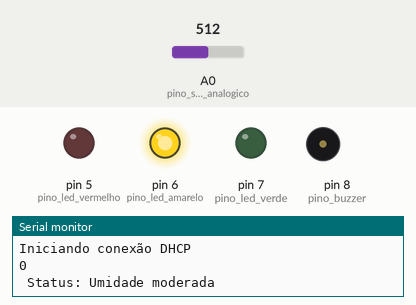
Simulated run of this program. Board: Arduino Uno, built with avr-gcc and run on an emulated ATmega328P. Shown: output pins drawn as LEDs (lit = HIGH), buzzer (waves = sounding, pin HIGH), the last lines printed to the serial monitor. The inputs (shaded band) are chosen by the test bench; at power-on: A0 (pino_sinal_analogico) = 512. WiFi joins after 1.5 s; servers stay silent unless stated.

Above: at 3.7 s.
3.8 s: A0 (pino_sinal_analogico) set to 390
At 5.6 s:
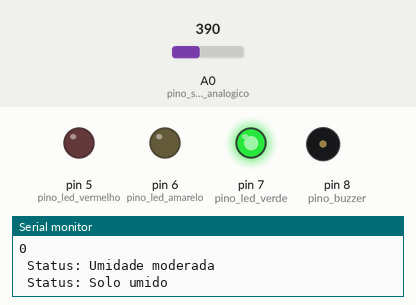
6.0 s: A0 (pino_sinal_analogico) set to 810
At 7.1 s:
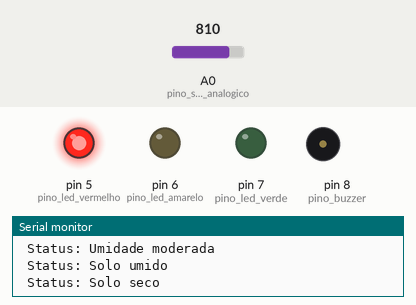
8.0 s: A0 (pino_sinal_analogico) set to 306
At 9.7 s:
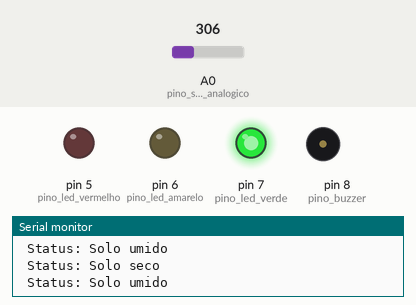
10.0 s: A0 (pino_sinal_analogico) set to 900
At 11.4 s:
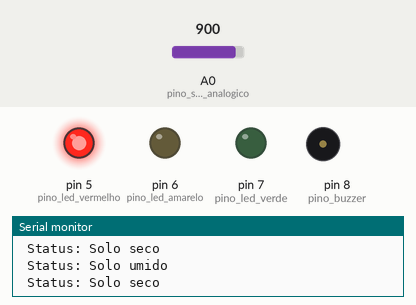
Timing chart, 0 to 13.0 s (numbered marks = the images above; inputs shaded):
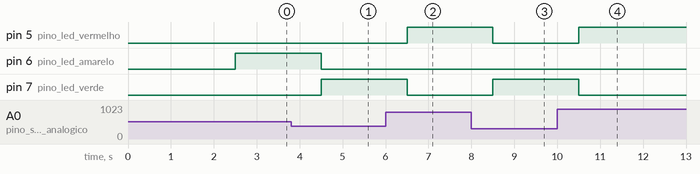

Measured:
- after the input at 3.8 s, pin 6 (pino_led_amarelo): HIGH → LOW after 0.70 s; pin 7 (pino_led_verde): LOW → HIGH after 0.70 s
- after the input at 6.0 s, pin 5 (pino_led_vermelho): LOW → HIGH after 0.50 s; pin 7 (pino_led_verde): HIGH → LOW after 0.50 s
- after the input at 8.0 s, pin 5 (pino_led_vermelho): HIGH → LOW after 0.50 s; pin 7 (pino_led_verde): LOW → HIGH after 0.50 s
- after the input at 10.0 s, pin 5 (pino_led_vermelho): LOW → HIGH after 0.50 s; pin 7 (pino_led_verde): HIGH → LOW after 0.50 s

The program:

main.cpp
```cpp
#include <Arduino.h>
#include "email/email.h"
//Programa: Monitoracao de planta usando Arduino
//Autor: FILIPEFLOP

#define pino_sinal_analogico A0
#define pino_led_vermelho 5
#define pino_led_amarelo 6
#define pino_led_verde 7
#define pino_buzzer 8
#define ONE_SECOND 1000

uint8_t mac[6] = {0x00, 0x01, 0x02, 0x03, 0x04, 0x05};
IPAddress ip(192, 168, 1, 25);
byte server[] = {00,00,00,00}; // Colocar o ip do servidor SMTP
EthernetClient client;

typedef enum {UMIDO, MODERADO, SECO} umidade;
umidade status = SECO;

int valor_analogico;

void setup()
{
  pinMode(pino_sinal_analogico, INPUT);
  pinMode(pino_led_vermelho, OUTPUT);
  pinMode(pino_led_amarelo, OUTPUT);
  pinMode(pino_led_verde, OUTPUT);
  pinMode(pino_buzzer, OUTPUT);
  Serial.begin(9600);

  while(!Serial) {
    // Aguarda...
  }

//INICIO CONEXAO COM A WEB
  Serial.println("Iniciando conexão DHCP");
  if(Ethernet.begin(mac) == 0) {
    Serial.println("Falha ao configurar Ethernet usando DHCP com MAC");
    Ethernet.begin(mac, ip);
  }

  Serial.println(client.connected());

  delay(ONE_SECOND);
}

void apagaleds()
{
  digitalWrite(pino_led_vermelho, LOW);
  digitalWrite(pino_led_amarelo, LOW);
  digitalWrite(pino_led_verde, LOW);
}

void loop()
{

  //Le o valor do pino A0 do sensor
  valor_analogico = analogRead(pino_sinal_analogico);

  //Mostra o valor da porta analogica no serial monitor
  // Serial.print("Porta analogica: ");
  // Serial.print(valor_analogico);

  //Solo umido, acende o led verde
  if (valor_analogico > 0 && valor_analogico < 400)
  {

    if(status != UMIDO) {
        Serial.println(" Status: Solo umido");
        status = UMIDO;
    }

    apagaleds();
    digitalWrite(pino_led_verde, HIGH);
    noTone(pino_buzzer);
  }

  //Solo com umidade moderada, acende led amarelo
  if (valor_analogico > 400 && valor_analogico < 800)
  {
    if(status != MODERADO){
        Serial.println(" Status: Umidade moderada");
        status = MODERADO;
    }
    apagaleds();
    digitalWrite(pino_led_amarelo, HIGH);
    // tone(pino_buzzer, 1000);
  }

  //Solo seco, acende led vermelho
  if (valor_analogico > 800 && valor_analogico < 1024)
  {

    if(status != SECO) {
      Serial.println(" Status: Solo seco");
      status = SECO;

      // envia(); // Envia email...
    }
    apagaleds();
    digitalWrite(pino_led_vermelho, HIGH);
    // tone(pino_buzzer, 1500);
  }

  delay(ONE_SECOND);
}
```

email.cpp
```cpp
#include "email.h"


void recebe(EthernetClient client){
  while (client.available()){
    char conteudo = client.read();
    Serial.print(conteudo);
  }
}

void envia(EthernetClient client, int time, byte server[]){
  delay(time);
  Serial.println("conectando...");
  if (client.connect(server, 587)){
    Serial.println("conectado!");
    Serial.println("enviando email...");
    Serial.println();
    client.println("HELO localhost");
    recebe(client);
    delay(time);
    client.println("AUTH LOGIN");
    recebe(client);
    delay(time);
    client.println(""); // Email de login em base de 64:
    recebe(client);
    delay(time);
    client.println(""); // Senha do email em base de 64:
    recebe(client);
    delay(time);
    client.println("mail from: <imerljak@gmail.com>"); //Email remetente
    recebe(client);
    delay(time);
    client.println("rcpt to: <imerljak@gmail.com>"); // Email destinatário
    recebe(client);
    delay(time);
    client.println("data");
    recebe(client);
    delay(time);
    client.println("Subject: Teste BYTE IP de Email!"); // Assunto
    recebe(client);
    delay(time);
    client.println("Testando email com arduino"); // Corpo
    recebe(client);
    delay(time);
    client.println("."); // Indica fim do email.
    recebe(client);
    delay(time);
    client.println();
    recebe(client);
    delay(time);
    Serial.println("email enviado!");
    delay(time);
    if (client.connected()){
      Serial.println();
      Serial.println("desconectando...");
      client.stop();
      Serial.println();
      Serial.println();
    }
  }else{
    Serial.println("connection failed");
  }
  Serial.println("Ready. Press 'e' to connect.");
}
```

email.h
```cpp
#include <IPAddress.h>
#include <UIPEthernet.h>
// #include <EthernetClient.h>
void envia(EthernetClient, int, byte[]);
```
